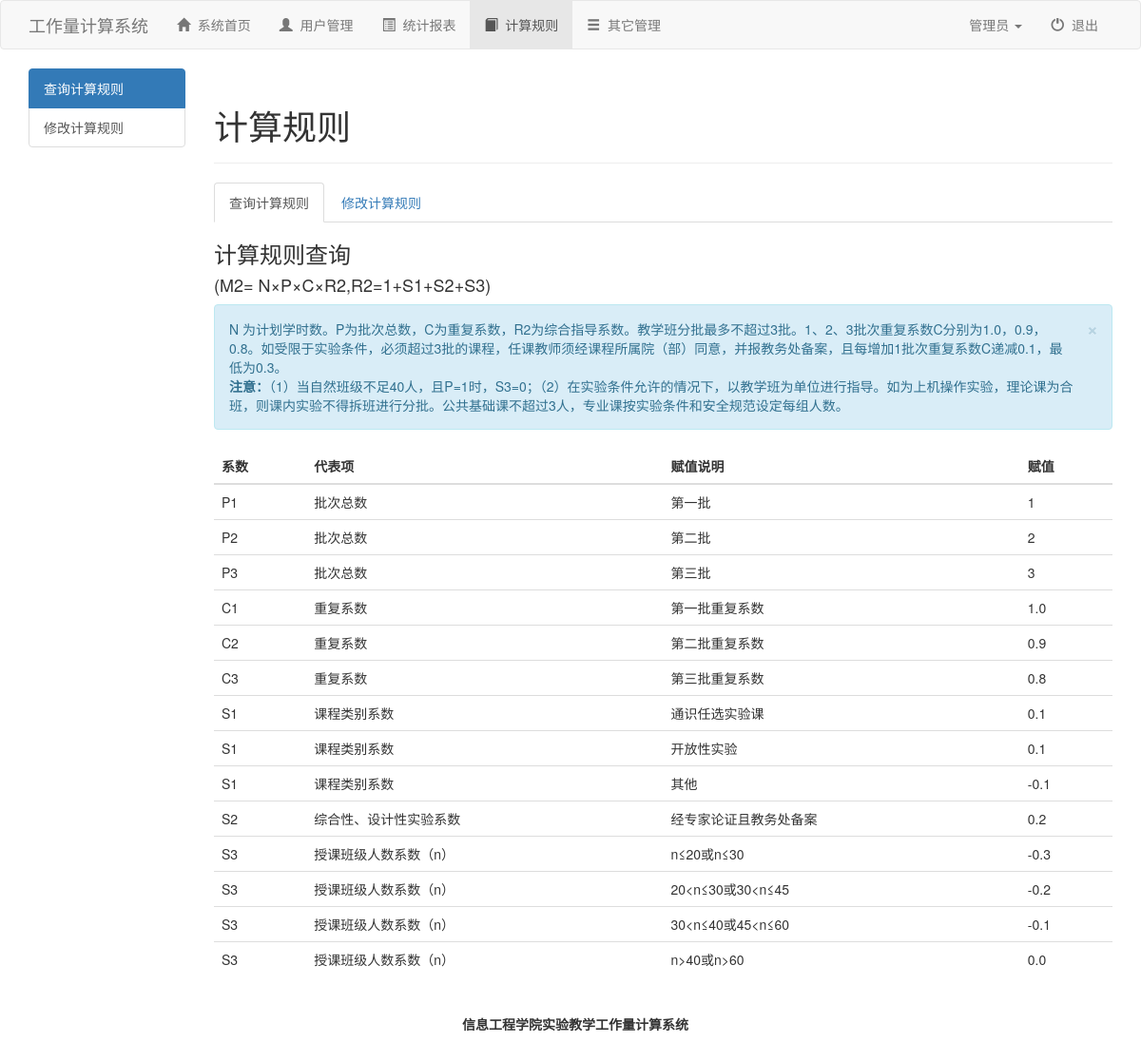
The page /rules.php on the database its author committed.
### tables this page shows
CREATE TABLE `rule` (
  `p1` int(8) NOT NULL DEFAULT '0' COMMENT '第一批',
  `p2` int(8) NOT NULL DEFAULT '0' COMMENT '第二批',
  `p3` int(8) NOT NULL DEFAULT '0' COMMENT '第三批',
  `c1` float(8,1) DEFAULT '0.0' COMMENT 'p1课程类型系数',
  `c2` float(8,1) NOT NULL DEFAULT '0.0' COMMENT 'p2课程类型系数',
  `c3` float(8,1) NOT NULL DEFAULT '0.0' COMMENT 'p3课程类型系数',
  `s1_ts` float(8,1) NOT NULL DEFAULT '0.0' COMMENT '课程类型系数-通识任选实验课',
  `s1_kf` float(8,1) NOT NULL DEFAULT '0.0' COMMENT '课程类别系数-开放性实验',
  `s1_qt` float(8,1) NOT NULL DEFAULT '0.0' COMMENT '课程类别系数-其他',
  `s2` float(8,1) NOT NULL DEFAULT '0.0' COMMENT '综合性、设计性实验系数',
  `s3_1` float(8,1) NOT NULL DEFAULT '0.0' COMMENT '授课班级人数系数- 人数<20/<=30',
  `s3_2` float(8,1) NOT NULL DEFAULT '0.0' COMMENT '授课班级人数系数-人数20_30/30_45',
  `s3_3` float(8,1) NOT NULL DEFAULT '0.0' COMMENT '授课班级人数系数-人数30_40/45_60',
  `s3_4` float(8,1) NOT NULL DEFAULT '0.0' COMMENT '授课班级人数系数- 人数>40/>60'
);

### rules.php (the view, shortened to what this page needs)
<!DOCTYPE html>
<html lang="zh-CN">
<head>
	<link rel="stylesheet" href="css/bootstrap.min.css">
	<link rel="stylesheet" href="css/index.css">
</head>
<body>
	<nav class="navbar navbar-default">
		<div class="container">
			<div class="navbar-header">
				<a href="index.html" class="navbar-brand">工作量计算系统</a>
			</div>
			<div class="navbar-collapse collapse">
				<ul class="nav navbar-nav">
					<li><a href="index.html"><span class="glyphicon glyphicon-home"></span>&nbsp;&nbsp;系统首页</a></li>
					<li><a href="user.php"><span class="glyphicon glyphicon-user"></span>&nbsp;&nbsp;用户管理</a></li>
					<li><a href="content.php"><span class="glyphicon glyphicon-list-alt"></span>&nbsp;&nbsp;统计报表</a></li>
					<li class="active"><a href="rules.php"><span class="glyphicon glyphicon-book"></span>&nbsp;&nbsp;计算规则</a></li>
					<li><a href="other.php"><span class="glyphicon glyphicon-menu-hamburger"></span>&nbsp;&nbsp;其它管理</a></li>
				</ul>
				<ul class="nav navbar-nav navbar-right">
					<li class="dropdown">
						<a href="#" id="dLabel" data-toggle="dropdown" aria-haspopup="true" aria-expended="false">
							管理员
							<span class="caret"></span>
						</a>
					</li>
					<li><a href="login.html"><span class="glyphicon glyphicon-off"></span>&nbsp;&nbsp;退出</a></li>
				</ul>
			</div>
		</div>
	</nav>
	<div class="container">
		<div class="row">
			<div class="col-md-2">
				 <div class="list-group">
				 	<a href="rules.php" class="list-group-item active">查询计算规则</a>
				 	<a href="rules_change.php" class="list-group-item">修改计算规则</a>
				 </div>
			</div>
			<div class="col-md-10">
				<div class="page-header">
					<h1>计算规则</h1>
				</div>
				<ul class="nav nav-tabs">
					<li class="active"><a href="rules.php">查询计算规则</a></li>
					<li><a href="rules_change.php">修改计算规则</a></li>
				</ul>
				<h3>计算规则查询</h3>
				<h4>(M2= N×P×C×R2,R2=1+S1+S2+S3)</h4>
				<div class="alert alert-info alert-dismissible" role="alert">
				  	<button type="button" class="close" data-dismiss="alert" aria-label="Close"><span aria-hidden="true">&times;</span></button>
				  	N 为计划学时数。P为批次总数，C为重复系数，R2为综合指导系数。教学班分批最多不超过3批。1、2、3批次重复系数C分别为1.0，0.9，0.8。如受限于实验条件，必须超过3批的课程，任课教师须经课程所属院（部）同意，并报教务处备案，且每增加1批次重复系数C递减0.1，最低为0.3。<br>
				  	<strong>注意：</strong>（1）当自然班级不足40人，且P=1时，S3=0；（2）在实验条件允许的情况下，以教学班为单位进行指导。如为上机操作实验，理论课为合班，则课内实验不得拆班进行分批。公共基础课不超过3人，专业课按实验条件和安全规范设定每组人数。
				</div>
				<?php
				$link = mysqli_connect('localhost','root','lpk19961224','system');
				mysqli_set_charset($link ,'utf8');
				$query = "select * from rule";
				$result = mysqli_query($link, $query);
				$data = mysqli_fetch_assoc($result);
				?>
				<table class="table table-hover">
					<thead>
						<tr>
							<th>系数</th>
							<th>代表项</th>
							<th>赋值说明</th>
							<th>赋值</th>
						</tr>
					</thead>
					<tbody>
						<tr>
							<td>P1</td>
							<td>批次总数</td>
							<td>第一批</td>
							<td><?php echo @$data[p1]; ?></td>
						</tr>
						<tr>
							<td>P2</td>
							<td>批次总数</td>
							<td>第二批</td>
							<td><?php echo @$data[p2]; ?></td>
						</tr>
						<tr>
							<td>P3</td>
							<td>批次总数</td>
							<td>第三批</td>
							<td><?php echo @$data[p3]; ?></td>
						</tr>
						<tr>
							<td>C1</td>
							<td>重复系数</td>
							<td>第一批重复系数</td>
							<td><?php echo @$data[c1]; ?></td>
						</tr>
						<tr>
							<td>C2</td>
							<td>重复系数</td>
							<td>第二批重复系数</td>
							<td><?php echo @$data[c2]; ?></td>
						</tr>
						<tr>
							<td>C3</td>
							<td>重复系数</td>
							<td>第三批重复系数</td>
							<td><?php echo @$data[c3]; ?></td>
						</tr>
						<tr>
							<td>S1</td>
							<td>课程类别系数</td>
							<td>通识任选实验课</td>
							<td><?php echo @$data[s1_ts]; ?></td>
						</tr>
						<tr>
							<td>S1</td>
							<td>课程类别系数</td>
							<td>开放性实验</td>
							<td><?php echo @$data[s1_kf]; ?></td>
						</tr>
						<tr>
							<td>S1</td>
							<td>课程类别系数</td>
							<td>其他</td>
							<td><?php echo @$data[s1_qt]; ?></td>
						</tr>
						<tr>
							<td>S2</td>
							<td>综合性、设计性实验系数</td>
							<td>经专家论证且教务处备案</td>
							<td><?php echo @$data[s2]; ?></td>
						</tr>
						<tr>
							<td>S3</td>
							<td>授课班级人数系数（n）</td>
							<td>n≤20或n≤30</td>
							<td><?php echo @$data[s3_1]; ?></td>
						</tr>
						<tr>
							<td>S3</td>
							<td>授课班级人数系数（n）</td>
							<td>20&lt;n≤30或30&lt;n≤45</td>
							<td><?php echo @$data[s3_2]; ?></td>
						</tr>
						<tr>
							<td>S3</td>
							<td>授课班级人数系数（n）</td>
							<td>30&lt;n≤40或45&lt;n≤60</td>
							<td><?php echo @$data[s3_3]; ?></td>
						</tr>
						<tr>
							<td>S3</td>
							<td>授课班级人数系数（n）</td>
							<td>n&gt;40或n&gt;60</td>
							<td><?php echo @$data[s3_4]; ?></td>
						</tr>
					</tbody>
				</table>
			</div>
		</div>
	</div>
	<footer>
		<div class="container">
			<div class="row">
				<div class="col-md-12">
					<p>信息工程学院实验教学工作量计算系统</p>
				</div>
			</div>
		</div>
	</footer>
</body>
</html>

### css/index.css (style rules this page uses)
footer { font-weight: bold; text-align: center; padding: 20px; }

### rows shown on the page
rule: p1 "1", p2 "2", p3 "3", c1 "1.0", c2 "0.9", c3 "0.8", s1_ts "0.1", s1_kf "0.1", s1_qt "-0.1", s2 "0.2", s3_1 "-0.3", s3_2 "-0.2", s3_3 "-0.1", s3_4 "0.0"
